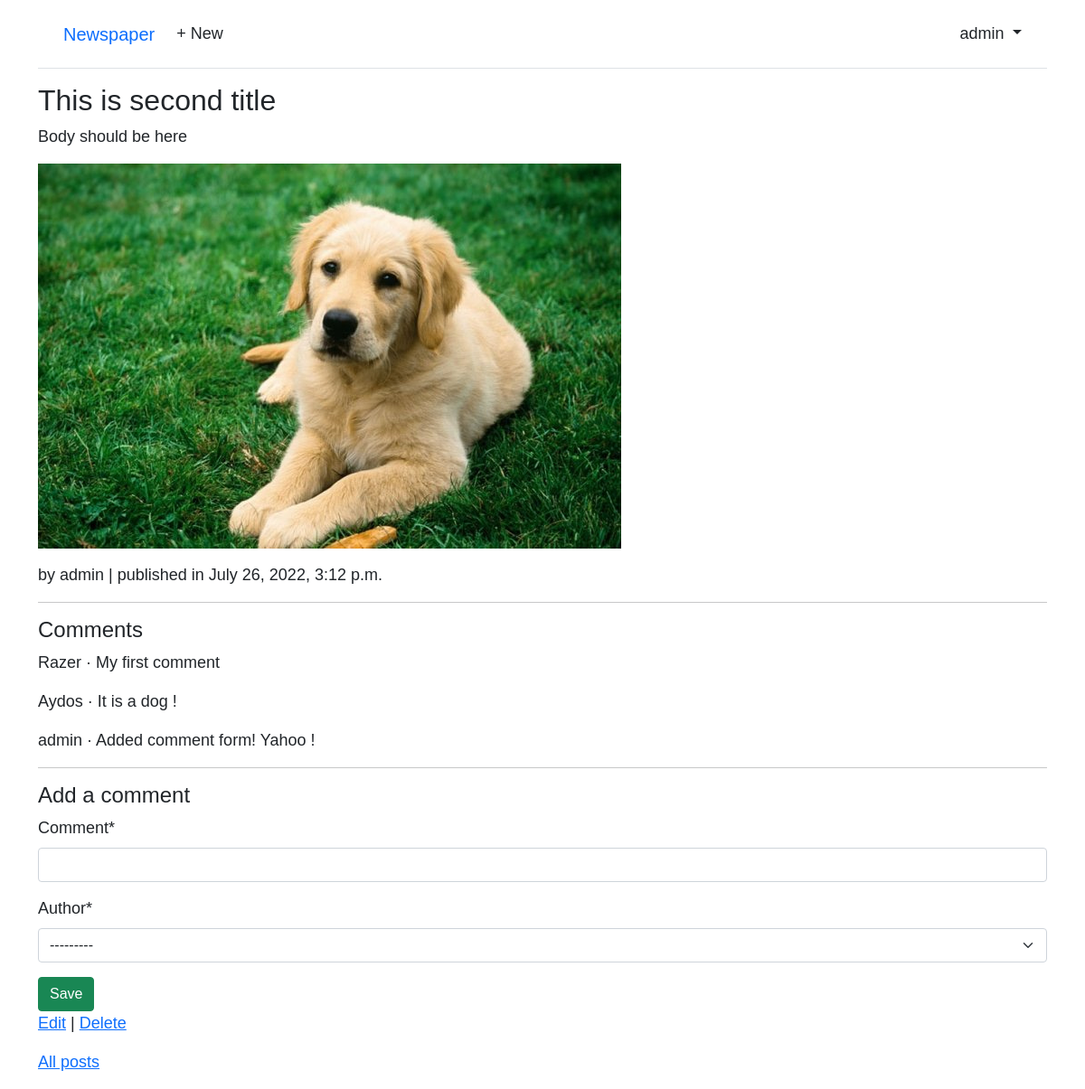
Screenshot of /posts/2/ (signed in) with the database file from the repository.
### accounts/models.py (models this page shows)
class CustomUser(AbstractUser):
    age = models.PositiveIntegerField(null=True, blank=True)
    city = models.CharField(max_length=100)

### posts/models.py (models this page shows, shortened)
class Post(models.Model):
    title = models.CharField(max_length=150)
    body = models.TextField()
    photo = models.ImageField(upload_to='images', blank=True)
    date = models.DateTimeField(auto_now_add=True)
    author = models.ForeignKey(
        settings.AUTH_USER_MODEL,
        on_delete=models.CASCADE,
    )

class Comment(models.Model):
    post = models.ForeignKey(Post, on_delete=models.CASCADE)
    comment = models.CharField(max_length=140)
    author = models.ForeignKey(
        settings.AUTH_USER_MODEL,
        on_delete = models.CASCADE
    )
    def __str__(self):
        return self.comment

### posts/views.py (the view, shortened to what this page needs)
# urls.py: path("<int:pk>/", PostDetailView.as_view(), name="post_detail"),
class PostDetailView(LoginRequiredMixin, View):
    def get(self, request, *args, **kwargs):
        view = CommentGet.as_view()
        return view(request,*args, **kwargs)

### posts/forms.py
class CommentForm(forms.ModelForm):
    class Meta:
        model = Comment
        fields = ('comment', "author")

### posts/views.py (called while the page is built)
    def get_context_data(self, **kwargs):
        context = super().get_context_data(**kwargs)
        context['form'] = CommentForm()
        return context

### templates/post_detail.html (shortened to what this page needs)
{% extends "base.html" %}
{% load crispy_forms_tags %}
{% block content %}
  <h2>{{ post.title }}</h2>
  <p>{{ post.body }}</p>
  <p> <img src="{{ post.photo.url }}" alt="{{ post.title}}"></p>
  <p> by {{ post.author}} | published in {{ post.date }}</p>
  <hr>
  <h4>Comments</h4>
  {% for comment in post.comment_set.all %}
    <p>{{ comment.author }} &middot {{ comment }}</p>
  {% endfor %}
    <hr>
  <h4>Add a comment </h4>
    <form method="post">
      {{ form | crispy }}
      <button type="submit" class="btn btn-success ml-2">Save</button>
    </form>
  <p><a href="{% url 'post_edit' post.pk %}">Edit</a> | <a href="{% url 'post_delete' post.pk %}">Delete</a></p>
  <p><a href="{% url 'post_list' %}">All posts</a></p>
{% endblock content %}

### templates/base.html (shortened to what this page needs)
<!DOCTYPE html>
{% load static %}
<html>
<head>
  <link href="https://cdn.jsdelivr.net/npm/bootstrap@5.1.3/dist/css/bootstrap.min.css" rel="stylesheet">
  <link rel="stylesheet" href="{% static 'css/base.css' %}">
</head>
<body>
  <div class="container">
    <header class="p-3 mb-3 border-bottom">
      <div class="container">
        <div class="d-flex flex-wrap align-items-center justify-content-center
          justify-content-lg-start">
          <a class="navbar-brand" href="{% url 'home' %}">Newspaper</a>
          <ul class="nav col-12 col-lg-auto me-lg-auto mb-2 justify-content-center
            mb-md-0">
          {% if user.is_authenticated %}
            <li><a href="{% url 'post_new' %}" class="nav-link px-2 link-dark">+ New</a></li>
          </ul>
          <div class="dropdown text-end">
            <a href="#" class="d-block link-dark text-decoration-none dropdown-toggle"
              id="dropdownUser1" data-bs-toggle="dropdown" aria-expanded="false">
              {{ user.username }}
            </a>
          </div>
          {% else %}
          </ul>
          <div class="text-end">
            <a href="{% url 'login' %}" class="btn btn-outline-primary me-2">Log In</a>
            <a href="{% url 'signup' %}" class="btn btn-primary">Sign Up</a>
          </div>
          {% endif %}
        </div>
      </div>
    </header>
    <main>
      {% block content %}
      {% endblock content %}
    </main>
  </div>
</body>
</html>

### static/css/base.css (style rules this page uses)
body { font-family: 'Source Sans Pro', sans-serif; font-size: 18px; }
header { border-bottom: 1px solid #999; margin-bottom: 2rem; display: flex; }

### rows the page displays
CustomUser: username "admin"
Post: title "This is second title", body "Body should be here", photo (picture), author "admin", date "July 26, 2022, 3:12 p.m."
Comment: author "Razer", comment "My first comment"
Comment: author "Aydos", comment "It is a dog !"
Comment: author "admin", comment "Added comment form! Yahoo !"
